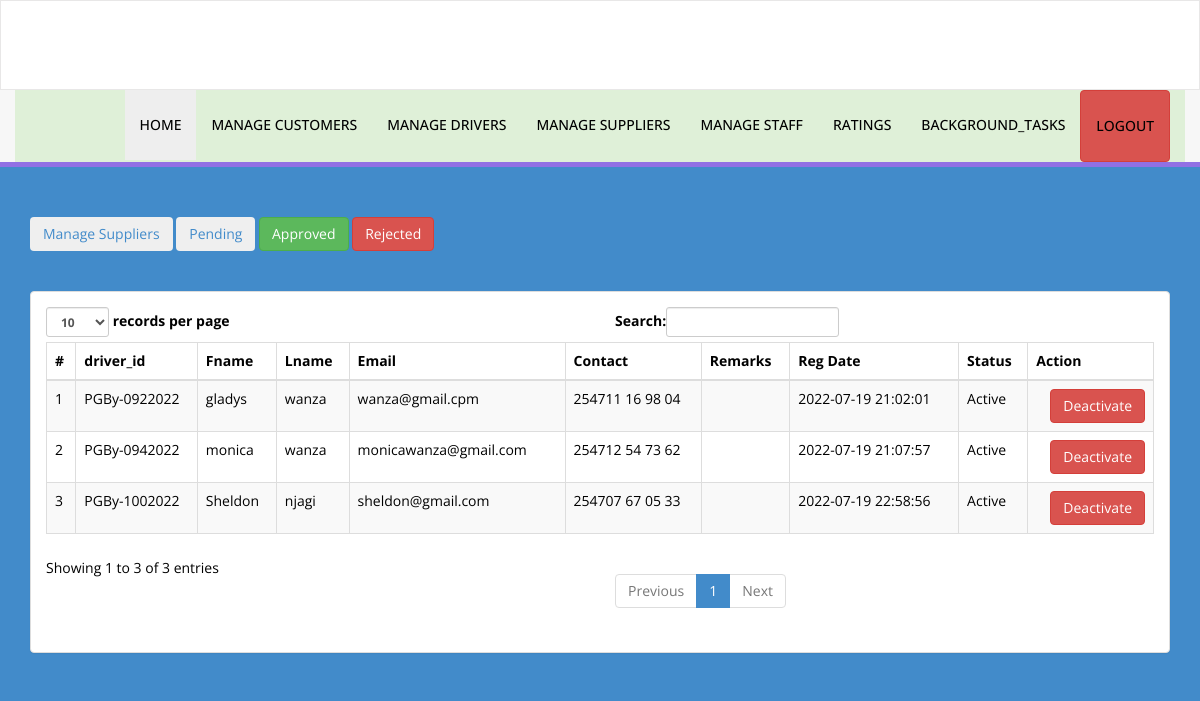
The app's page /perimeter/perimeter/manageSup.php (signed in) with its own data.
### tables this page shows
CREATE TABLE `supplier` (
  `supp_id` varchar(50) NOT NULL,
  `fname` text NOT NULL,
  `lname` text NOT NULL,
  `username` varchar(50) DEFAULT NULL,
  `email` varchar(50) DEFAULT NULL,
  `contact` varchar(50) DEFAULT NULL,
  `password` varchar(250) DEFAULT NULL,
  `status` int(11) DEFAULT 0,
  `remarks` varchar(200) DEFAULT NULL,
  `date` timestamp NOT NULL DEFAULT current_timestamp()
);

### perimeter/perimeter/manageSup.php (the view, shortened to what this page needs)
<?php
include('sessionadm.php');
if (strlen($_SESSION['username']) == 0) {
    header('location:log');
} else {
?>
<!DOCTYPE html>
<html xmlns="http://www.w3.org/1999/xhtml">
<head>
    <link href="assets/css/bootstrap.css" rel="stylesheet" />
    <link href="assets/css/font-awesome.css" rel="stylesheet" />
    <link href="assets/css/style.css" rel="stylesheet" />
    <link rel="stylesheet" href="https://cdnjs.cloudflare.com/ajax/libs/font-awesome/4.7.0/css/font-awesome.min.css">
</head>
<body style="height: 100%;" class="bg-primary">
    <?php include('includes/header.php'); ?>
    <div class="content-wrapper">
        <div class="container">
            <div class="row pad-botm">
                <div class="col-md-12">
                    <h5>
                        <a href="manageSup"> <button class="btn btn-wraning"> Manage Suppliers</button></a>
                        <a href="supPending"> <button class="btn btn-secondary"> Pending</button></a>
                        <a href="supApproved"> <button class="btn btn-success"> Approved</button></a>
                        <a href="supRejected"> <button class="btn btn-danger"> Rejected</button></a>
                    </h5>
                </div>
            </div>
            <div class="row" style="color: #000;">
                <div class="col-md-12">
                    <div class="panel panel-default">
                        <div class="panel-body">
                            <div class="table-responsive">
                                <table class="table table-striped table-bordered table-hover" id="dataTables-example">
                                    <thead>
                                        <tr>
                                            <th>#</th>
                                            <th>driver_id</th>
                                            <th>Fname</th>
                                            <th>Lname </th>
                                            <th>Email</th>
                                            <th>Contact</th>
                                            <th>Remarks</th>
                                            <th>Reg Date</th>
                                            <th>Status</th>
                                            <th>Action</th>
                                        </tr>
                                    </thead>
                                    <tbody>
                                        <?php $sql = "SELECT * from supplier";
                                            $query = $con->prepare($sql);
                                            $query->execute();
                                            $results = $query->fetchAll(PDO::FETCH_OBJ);
                                            $cnt = 1;
                                            if ($query->rowCount() > 0) {
                                                foreach ($results as $result) {               ?>
                                        <tr class="odd gradeX">
                                            <td class="center"><?php echo htmlentities($cnt); ?></td>
                                            <td class="center"><?php echo htmlentities($result->supp_id); ?></td>
                                            <td class="center"><?php echo htmlentities($result->fname); ?></td>
                                            <td class="center"><?php echo htmlentities($result->lname); ?></td>
                                            <td class="center"><?php echo htmlentities($result->email); ?></td>
                                            <td class="center"><?php echo htmlentities($result->contact); ?></td>
                                            <td class="center"><?php echo htmlentities($result->remarks); ?></td>
                                            <td class="center"><?php echo htmlentities($result->date); ?></td>
                                            <td class="center"><?php if ($result->status == 0) {
                                                                                echo htmlentities("Pending");
                                                                            } elseif ($result->status == 1) {
                                                                                echo htmlentities("Active");
                                                                            } else {
                                                                                echo htmlentities("Blocked");
                                                                            }
                                                                            ?></td>
                                            <td class="center">
                                                <?php if ($result->status == 1) { ?>
                                                <div class="dropdown" style="float: right;">
                                                    <button class="btn btn-danger" type="button"
                                                        data-toggle="dropdown">Deactivate</button>
                                                </div>
                                                <?php } else { ?>
                                                <a href="manageSup?id=<?php echo htmlentities($result->supp_id); ?>"
                                                    onclick="return confirm('Are you sure you want to activate this Supplier?');"><button
                                                        class="btn btn-primary"> Activate</button></a>
                                                <?php } ?>
                                            </td>
                                        </tr>
                                        <?php $cnt = $cnt + 1;
                                                }
                                            } ?>
                                    </tbody>
                                </table>
                            </div>
                        </div>
                    </div>
                </div>
            </div>
        </div>
    </div>
</body>
</html>
<?php } ?>

### perimeter/perimeter/assets/css/style.css (style rules this page uses)
.content-wrapper { margin-top: 40px; min-height:800px; padding-bottom:90px; }
.pad-botm { padding-bottom:30px; }

### records on screen
supplier: supp_id "PGBy-0922022", fname "gladys", lname "wanza", email "wanza@gmail.cpm", contact "254711 16 98 04", date "2022-07-19 21:02:01"
supplier: supp_id "PGBy-0942022", fname "monica", lname "wanza", email "monicawanza@gmail.com", contact "254712 54 73 62", date "2022-07-19 21:07:57"
supplier: supp_id "PGBy-1002022", fname "Sheldon", lname "njagi", email "sheldon@gmail.com", contact "254707 67 05 33", date "2022-07-19 22:58:56"
